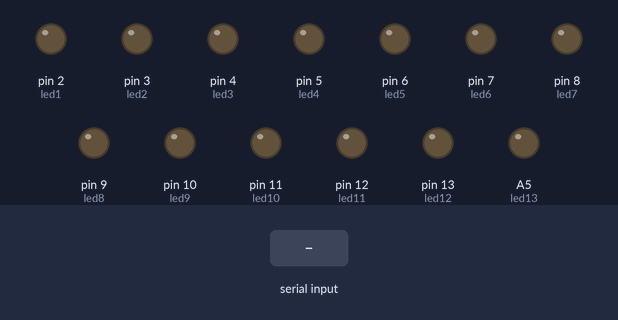
The program below on a simulated Arduino Uno, built with avr-gcc and run on an emulated ATmega328P. On the bench: output pins drawn as LEDs (lit = HIGH). The test bench sets the inputs (shaded band).

Above: at 1.2 s.
1.3 s: "0" received over Serial
At 1.9 s:
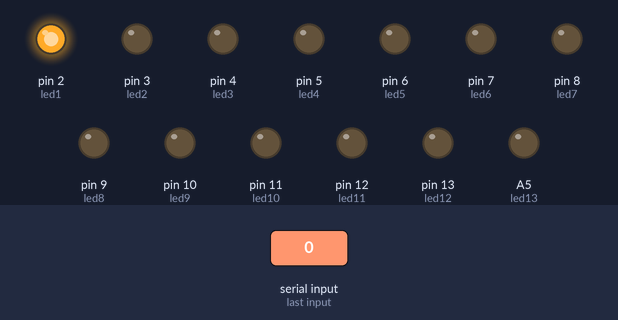
2.8 s: byte 113 ('q') received over Serial
At 4.0 s:
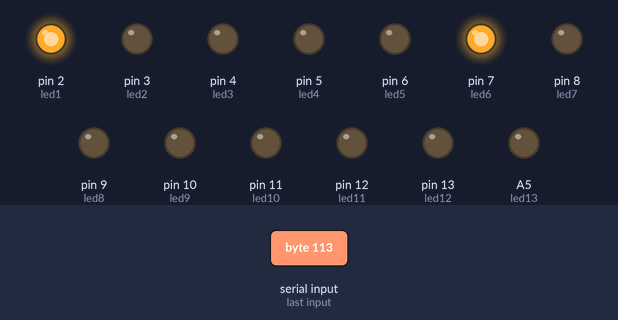
4.3 s: byte 101 ('e') received over Serial
At 5.4 s:
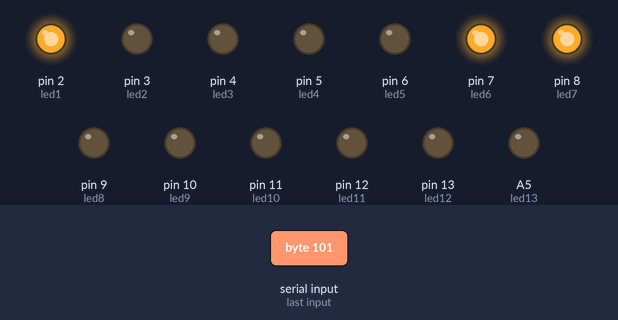
5.8 s: byte 119 ('w') received over Serial
At 6.5 s:
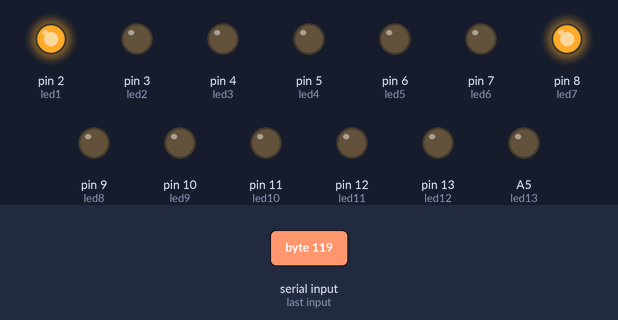
7.3 s: byte 116 ('t') received over Serial
At 7.7 s:
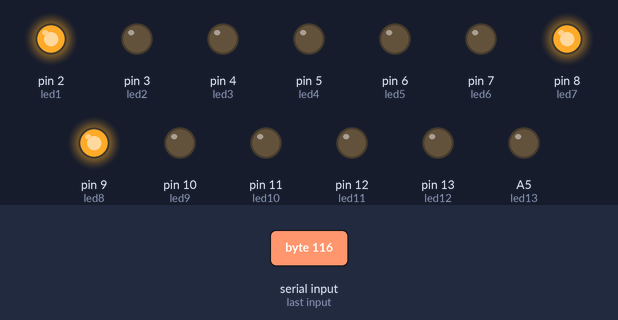
8.8 s: byte 114 ('r') received over Serial
At 10.0 s:
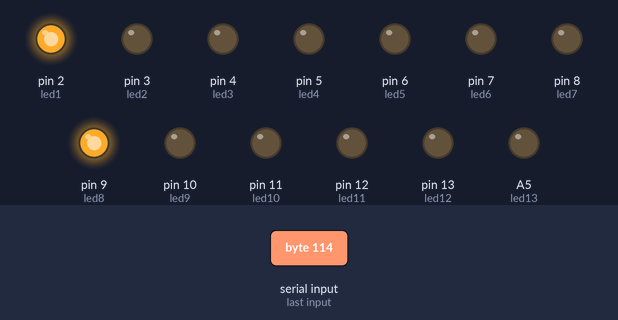
Timing chart, 0 to 11.3 s (numbered marks = the images above; inputs shaded):
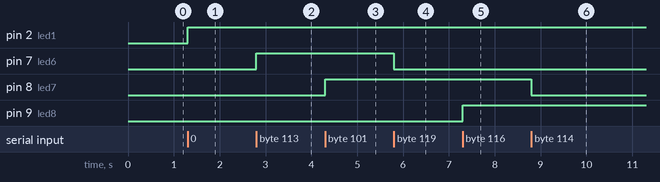

The program:

main.cpp
```cpp
#include <Arduino.h>
const int led1 = 2; // jardim frente direita (OK)
const int led2 = 3; // jardim frente esquerda (OK)
const int led3 = 4; // jardim lateral (OK)
const int led4 = 5; // sala de estar   [FRACO]
const int led5 = 6; // lavanderia      [FRACO]
const int led6 = 7; // sala de jantar  [FRACO]
const int led7 = 8; // lavabo          [FRACO]
const int led8 = 9; // cozinha         [MUITO FRACO]
const int led9 = 10; // sala tv (OK)
const int led10 = 11; // quarto 2 (MASTER) (OK)
const int led11 = 12; // banheiro (OK)
const int led12 = 13; // quarto 1 (OK)
const int led13 = A5; // jardim atrás (OK)

void setup() {
  pinMode(led1, OUTPUT);
  pinMode(led2, OUTPUT);
  pinMode(led3, OUTPUT);
  pinMode(led4, OUTPUT);
  pinMode(led5, OUTPUT);
  pinMode(led6, OUTPUT);
  pinMode(led7, OUTPUT);
  pinMode(led8, OUTPUT);
  pinMode(led9, OUTPUT);
  pinMode(led10, OUTPUT);
  pinMode(led11, OUTPUT);
  pinMode(led12, OUTPUT);
  pinMode(led13, OUTPUT);
  Serial.begin(9600);
}

void loop() {
    if (Serial.available() > 0) {
        char command = Serial.read();

        switch (command) {
            case '0':
                digitalWrite(led1, HIGH);
                break;
            case '1':
                digitalWrite(led1, LOW);
                break;
            case '2':
                digitalWrite(led2, HIGH);
                break;
            case '3':
                digitalWrite(led2, LOW);
                break;
            case '4':
                digitalWrite(led3, HIGH);
                break;
            case '5':
                digitalWrite(led3, LOW);
                break;
            case '6':
                digitalWrite(led4, HIGH);
                break;
            case '7':
                digitalWrite(led4, LOW);
                break;
            case '8':
                digitalWrite(led5, HIGH);
                break;
            case '9':
                digitalWrite(led5, LOW);
                break;
            case 'q':
                digitalWrite(led6, HIGH);
                break;
            case 'w':
                digitalWrite(led6, LOW);
                break;
            case 'e':
                digitalWrite(led7, HIGH);
                break;
            case 'r':
                digitalWrite(led7, LOW);
                break;
            case 't':
                digitalWrite(led8, HIGH);
                break;
            case 'y':
                digitalWrite(led8, LOW);
                break;
            case 'u':
                digitalWrite(led9, HIGH);
                break;
            case 'i':
                digitalWrite(led9, LOW);
                break;
            case 'o':
                digitalWrite(led10, HIGH);
                break;
            case 'p':
                digitalWrite(led10, LOW);
                break;
            case 'a':
                digitalWrite(led11, HIGH);
                break;
            case 's':
                digitalWrite(led11, LOW);
                break;
            case 'd':
                digitalWrite(led12, HIGH);
                break;
            case 'f':
                digitalWrite(led12, LOW);
                break;
            case 'g':
                analogWrite(led13, 180);
                break;
            case 'h':
                analogWrite(led13, 0);
                break;
            default:
                break;
        }
    }
}
```

Measured:
- after the input at 1.3 s, pin 2 (led1): LOW → HIGH at once
- after the input at 2.8 s, pin 7 (led6): LOW → HIGH at once
- after the input at 4.3 s, pin 8 (led7): LOW → HIGH at once
- after the input at 5.8 s, pin 7 (led6): HIGH → LOW at once
- after the input at 7.3 s, pin 9 (led8): LOW → HIGH at once
- after the input at 8.8 s, pin 8 (led7): HIGH → LOW at once
